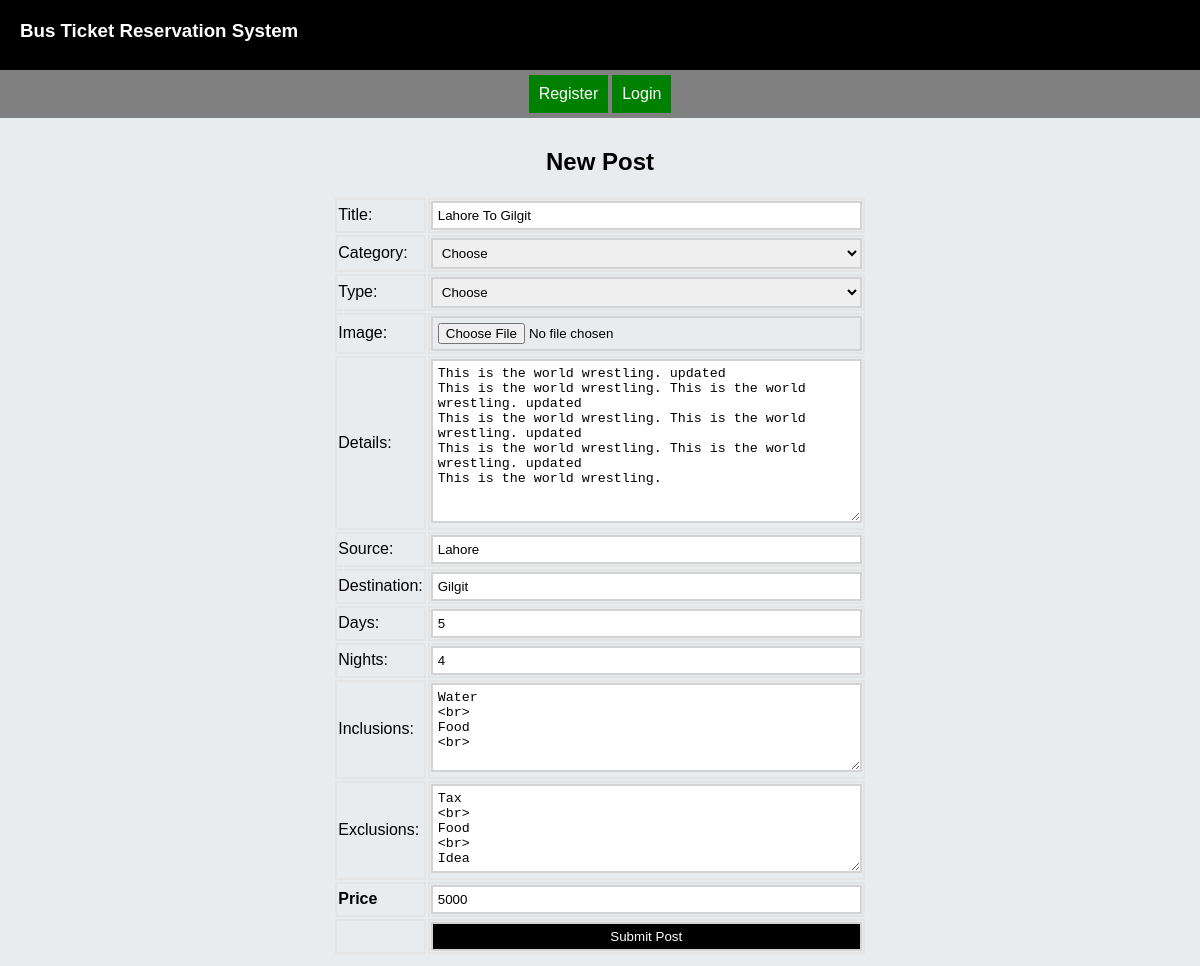
The app's page /administrator/bus_post/post_edit.php?bus_post_id=2 with its own data.
### tables this page shows
CREATE TABLE `tbl_bus_post` (
  `bus_post_id` int(11) NOT NULL,
  `category_id` int(11) NOT NULL,
  `type_id` int(11) NOT NULL,
  `title` varchar(200) NOT NULL,
  `bus_image` varchar(200) NOT NULL,
  `details` text NOT NULL,
  `source` varchar(200) NOT NULL,
  `destination` varchar(6000) NOT NULL,
  `days` varchar(200) NOT NULL,
  `nights` varchar(200) NOT NULL,
  `inclusions` text NOT NULL,
  `exclusions` text NOT NULL,
  `per_price` int(11) NOT NULL,
  `post_date` date NOT NULL
);

### administrator/bus_post/post_edit.php (the view, shortened to what this page needs)
<?php
    include_once("../../headers/header.php");
    require_once '../../dbconnection/database.php';
?>
<?php
    $bus_post_id = $_GET['bus_post_id'];
    $sql = "SELECT * FROM tbl_bus_post WHERE bus_post_id = '$bus_post_id'";
    $stmt = $conn->prepare($sql);
    $stmt->execute();
    $result = $stmt->fetch(PDO::FETCH_ASSOC);
    $title = $result['title'];
    $details = $result['details'];
    $source = $result['source'];
    $destination = $result['destination'];
    $days = $result['days'];
    $nights = $result['nights'];
    $inclusions = $result['inclusions'];
    $exclusions = $result['exclusions'];
    $per_price = $result['per_price'];
?>
<div class="contents">
    <form action="post_edit_submit.php" method="post" enctype="multipart/form-data">
        <table class="normal_table_borderless">
            <caption><h2>New Post</h2></caption>
            <tr>
                <td><label>Title: </label></td>
                <td><input type="text" name="title" size="50" required="" value="<?php echo $title; ?>"></td>
            </tr>
            <tr>
                <td><label>Category: </label></td>
                <td>
                    <select name="category_id" required>
                        <option value="">Choose</option>
                    </select>
                </td>
            </tr>
            <tr>
                <td><label>Type: </label></td>
                <td>
                    <select name="type_id" required="">
                        <option value="">Choose</option>
                    </select>
                </td>
            </tr>
            <tr>
                <td><label>Image: </label></td>
                <td><input type="file" name="bus_image" size="50" required=""></td>
            </tr>
            <tr>
                <td><label>Details: </label></td>
                <td><textarea cols="50" rows="10" name="details" size="50" required=""><?php echo $details; ?></textarea></td>
            </tr>
            <tr>
                <td><label>Source: </label></td>
                <td><input type="text" name="source" size="50" required="" value="<?php echo $source; ?>"></td>
            </tr>
            <tr>
                <td><label>Destination: </label></td>
                <td><input type="text" name="destination" size="50" required="" value="<?php echo $destination; ?>"></td>
            </tr>
            <tr>
                <td><label>Days: </label></td>
                <td><input type="text" name="days" size="50" required="" value="<?php echo $days; ?>"></td>
            </tr>
            <tr>
                <td><label>Nights: </label></td>
                <td><input type="text" name="nights" size="50" required="" value="<?php echo $nights; ?>"></td>
            </tr>
            <tr>
                <td><label>Inclusions: </label></td>
                <td><textarea cols="50" rows="5" name="inclusions" size="50" required=""><?php echo $inclusions; ?></textarea></td>
            </tr>
            <tr>
                <td><label>Exclusions: </label></td>
                <td><textarea cols="50" rows="5" name="exclusions" size="50" required=""><?php echo $exclusions; ?></textarea></td>
            </tr>
            <tr>
                <td><label><strong>Price</strong></label></td>
                <td><input type="number" name="per_price" size="50" value="<?php echo $per_price; ?>" required=""></td>
            </tr>
            <tr>
                <td></td>
                <td><input class="submit_button" type="submit" name="submit" value="Submit Post" /></td>
            </tr>
        </table>
    </form>
</div>
</body>
</html>

### styles/styles.css (style rules this page uses)
body { margin: 0; font-family: sans-serif; }
.contents { padding-top: 10px; padding-left: 10px; padding-right: 10px; padding-bottom: 10px; background: #e9ecef; width: 100%; height: 100%; }
.contents table { margin: auto; }
* { box-sizing: border-box; }
.submit_button { padding: 10px; background-color: black; color: white; border: 2px solid black; cursor: pointer; }
.normal_table input, textarea { padding: 10px; border: 2px solid lightgrey; }
.normal_table_borderless td, th { border: 2px solid #e4e4e4; }
.normal_table_borderless input, textarea { padding: 5px; border: 2px solid lightgrey; width: 100%; }
.normal_table_borderless select { padding: 5px; border: 2px solid lightgrey; width: 100%; }

### records on screen
tbl_bus_post: title "Lahore To Gilgit", details "This is the world wrestling. updated This is the world wrestling. This is the world wrestling. updated This is the world wrestling. This is the world wrestling. updated This is the world wrestling. This is the world wrestling. updated This is the world wrestling.", source "Lahore", destination "Gilgit", days "5", nights "4", inclusions "Water <br> Food <br>", exclusions "Tax <br> Food <br> Idea", per_price "5000"
